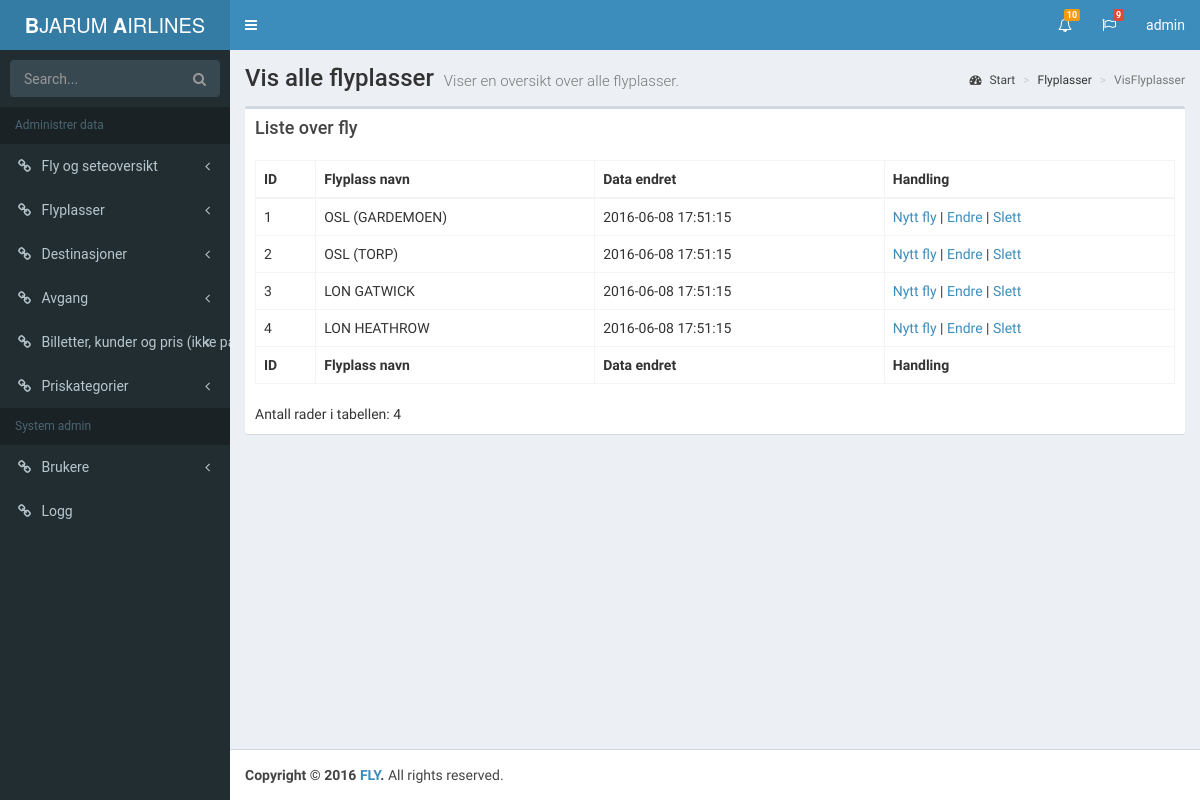
Page /vedlikehold/Airport/airports.php (signed in) on the committed database.
### tables this page shows
CREATE TABLE flyplass
(
    flyplassId INT NOT NULL AUTO_INCREMENT,
    navn VARCHAR(45) NOT NULL,
    endret TIMESTAMP DEFAULT CURRENT_TIMESTAMP ON UPDATE CURRENT_TIMESTAMP,
    CONSTRAINT pk_flyplass PRIMARY KEY (flyplassId)
);

### vedlikehold/php/AdminClasses.php (the view, shortened to what this page needs)
<?php
class Airport {
    public function ShowAllAirports(){
        include('../php/db.php');
        $html =  '';
        $oddOrEven = TRUE;
        $printOddOrEven = '';
        $query = $db_connection->prepare("SELECT flyplassId,navn,endret FROM flyplass");
        $query->execute();
        $query->bind_result($id, $navn, $endret);
        while ($query->fetch()) {
            if($oddOrEven){
                $oddOrEven = FALSE;
                $printOddOrEven = 'even';
            }
            else {
                $oddOrEven = TRUE;
                $printOddOrEven = 'odd';
            }
            $html .= '<tr role="row" class="'.$printOddOrEven.'"><td>'.$id.'</td><td>'.$navn.'</td><td>'.$endret.'</td><td><a href="./Airport/airportsAdd.php">Nytt fly</a> | <a href="./Airport/airportsEdit.php?id='.$id.'"">Endre</a> | <a onclick="return confirm(\'Er du sikker du ønsker å slette denne flyplassen?\')" href="./Airport/delete.php?id='.$id.'">Slett</a> </td></tr>';
        }
        return $html;
    }
}
class Count {
        public function AntallRader($tabell){
        include('../php/db.php');
        $query = $db_connection->query('SELECT COUNT(*) FROM ' . $tabell .'');
        $query = $query->fetch_row();
        $antallRader = 'Antall rader i tabellen: ' . $query[0]  ;
         return $antallRader;
    }
}

### vedlikehold/Airport/airports.php (shortened to what this page needs)
<?php
include('../html/start.php');
$errorMelding = "";
?>
<div class="content-wrapper">
  <section class="content-header">
      <h1>
        Vis alle flyplasser
        <small>Viser en oversikt over alle flyplasser.</small>
      </h1>
    <ol class="breadcrumb">
      <li><a href="../"><i class="fa fa-dashboard"></i> Start</a></li>
      <li>Flyplasser</li>
      <li class="active">VisFlyplasser</li>
    </ol>
  </section>
  <section class="content">
        <div class="row">
      <div class="col-xs-12">
        <div class="box">
          <div class="box-header"><?php echo $errorMelding; ?><div id="melding"></div>
            <h3 class="box-title">Liste over fly</h3>
          </div>
          <div class="box-body">
            <div id="example2_wrapper" class="dataTables_wrapper form-inline dt-bootstrap">
              <div class="row">
                <div class="col-sm-6"></div>
                <div class="col-sm-6"></div>
              </div>
              <div class="row">
                <div class="col-sm-12">
                  <table id="example2" class="table table-bordered table-hover dataTable" role="grid" aria-describedby="example2_info">
                    <thead>
                      <tr role="row">
                        <th class="sorting_asc" tabindex="0" aria-controls="example2" rowspan="1" colspan="1" aria-sort="ascending" aria-label="FlyplassId">ID</th>
                        <th class="sorting" tabindex="0" aria-controls="example2" rowspan="1" colspan="1" aria-label="FlyplassNavn">Flyplass navn</th>
                        <th class="sorting" tabindex="0" aria-controls="example2" rowspan="1" colspan="1" aria-label="FlyplassEndret">Data endret</th>
                        <th class="sorting" tabindex="0" aria-controls="example2" rowspan="1" colspan="1" aria-label="Handling">Handling</th></tr>
                    </thead>
                    <tbody>
<?php
include('../php/AdminClasses.php');
$airports = new Airport;
print( $airports->ShowAllAirports() );
?>
                    </tbody>
                    <tfoot>
                      <tr>
                        <th rowspan="1" colspan="1">ID</th>
                        <th rowspan="1" colspan="1">Flyplass navn</th>
                        <th rowspan="1" colspan="1">Data endret</th>
                        <th rowspan="1" colspan="1">Handling</th>
                      </tr>
                    </tfoot>
                  </table>
                </div>
              </div>
              <div class="row">
                <div class="col-sm-5">
                  <div class="dataTables_info" id="example2_info" role="status" aria-live="polite"><?php $rader = new Count; print( $rader->AntallRader('flyplass') ); ?></div>
                </div>
              </div>
            </div>
          </div>
        </div>
      </div>
    </div>
  </section>
  </div>

### vedlikehold/www/css/style.css (style rules this page uses)
body { margin: 0; }
article, aside, details, figcaption, figure, footer, header, hgroup, main, menu, nav, section, summary { display: block; }
h1 { font-size: 200%; padding: 0px; margin: 0; }
h1,h2,h3,h4,p,ul,figcaption,p,input,textarea { font-family: 'Roboto', sans-serif; }

### rows in the picture
flyplass: flyplassId "1", navn "OSL (GARDEMOEN)", endret "2016-06-08 17:51:15"
flyplass: flyplassId "2", navn "OSL (TORP)", endret "2016-06-08 17:51:15"
flyplass: flyplassId "3", navn "LON GATWICK", endret "2016-06-08 17:51:15"
flyplass: flyplassId "4", navn "LON HEATHROW", endret "2016-06-08 17:51:15"

### other values in the picture
$rader->AntallRader('flyplass') "Antall rader i tabellen: 4"
